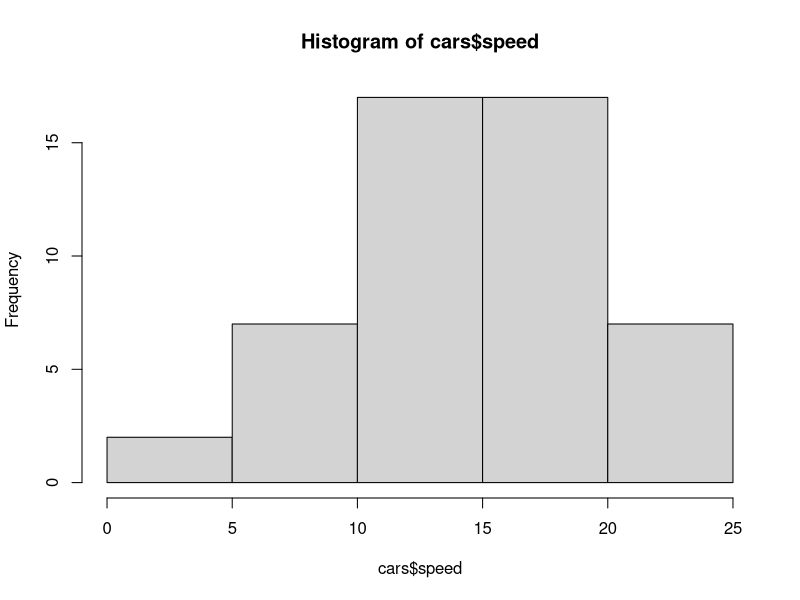
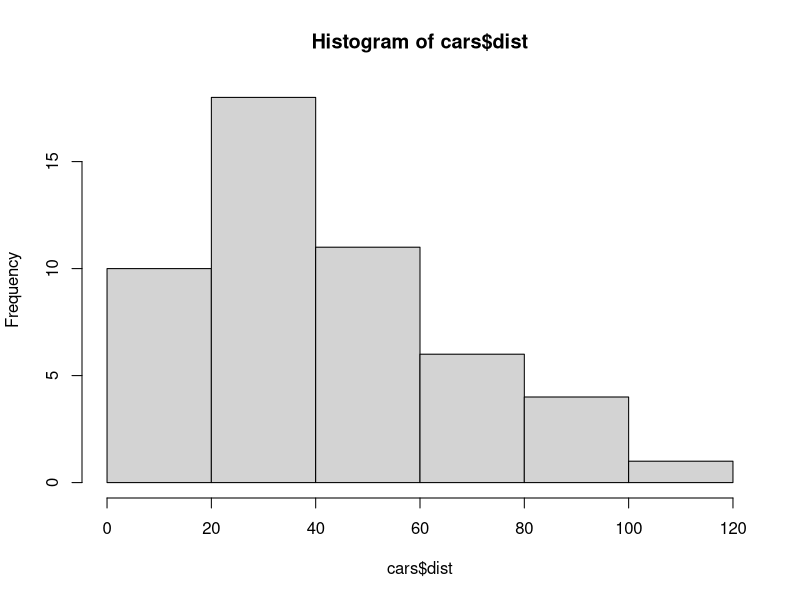
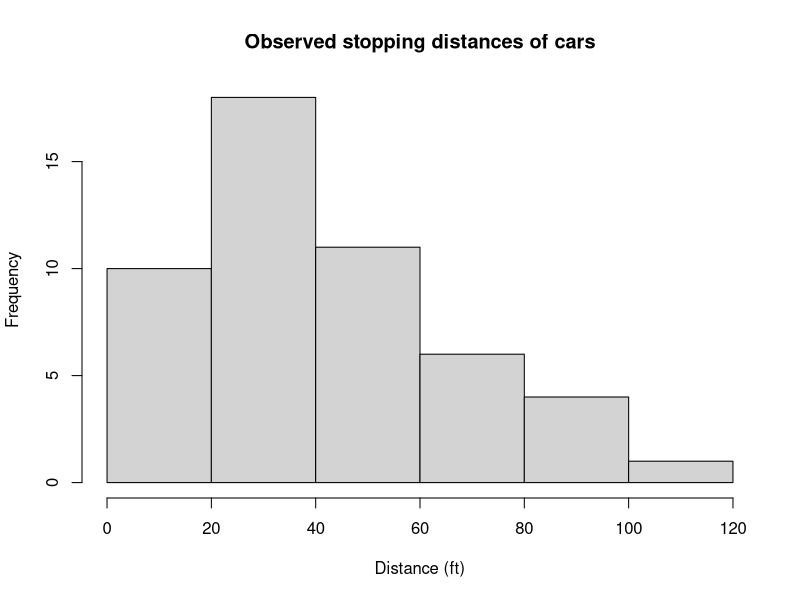
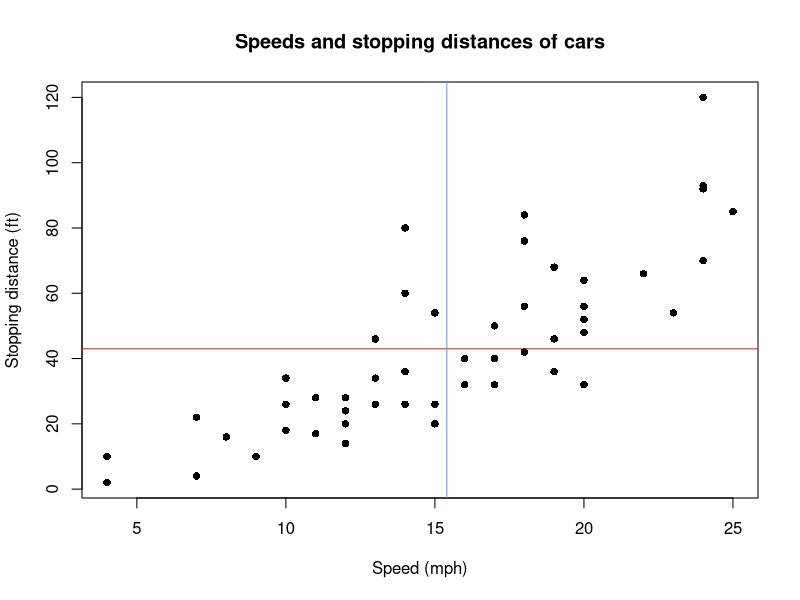
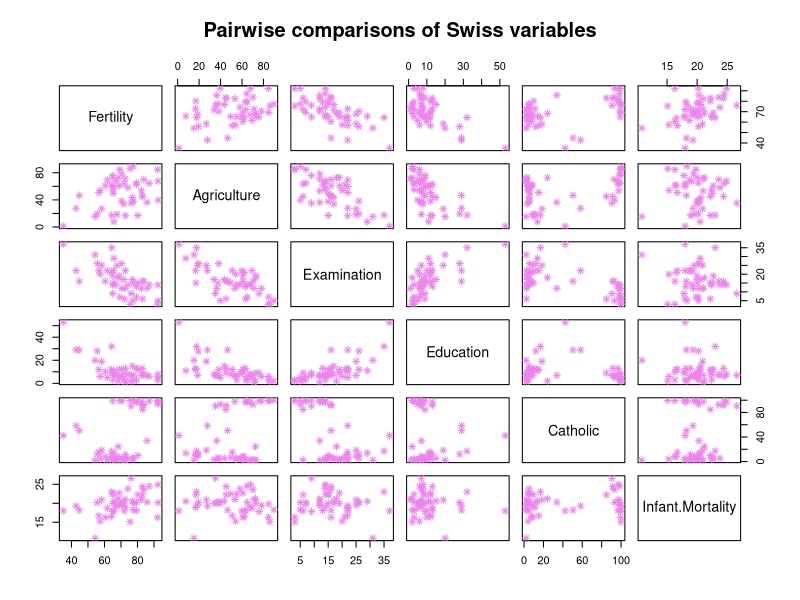

Reproduce these figures in R, in order.
# Sometimes important stuff is highlighted! #<<
7 * 49

## > (11-2
## +

123 + 456 + 789

sqrt(400)

## ?sqrt

new.object <- 144

new.object

new.object + 10
new.object + new.object
sqrt(new.object)

new.object <- c(4, 9, 16, 25, 36)
new.object

sqrt(new.object)

# install.packages('rmarkdown')
# install.packages('tinytex')
# tinytex::install_tinytex()

x <- sqrt(77) # <- is how we assign objects

data(cars)
View(cars)
head(cars, 5) # prints first 5 rows, see tail() too

str(cars) # str[ucture]

summary(cars)

hist(cars$speed) # Histogram

hist(cars$dist)

hist(cars$dist,
     xlab = "Distance (ft)", # X axis label
     main = "Observed stopping distances of cars") # Title

( dist_mean  <- mean(cars$dist) )
( speed_mean <- mean(cars$speed) )

plot(dist ~ speed, data = cars, #<<
     xlab = "Speed (mph)",
     ylab = "Stopping distance (ft)",
     main = "Speeds and stopping distances of cars",
     pch = 16) # Point size
abline(h = dist_mean, col = "firebrick")
abline(v = speed_mean, col = "cornflowerblue")

# ?swiss

data(swiss)

pairs(swiss, pch = 8, col = "violet", #<<
      main = "Pairwise comparisons of Swiss variables")

